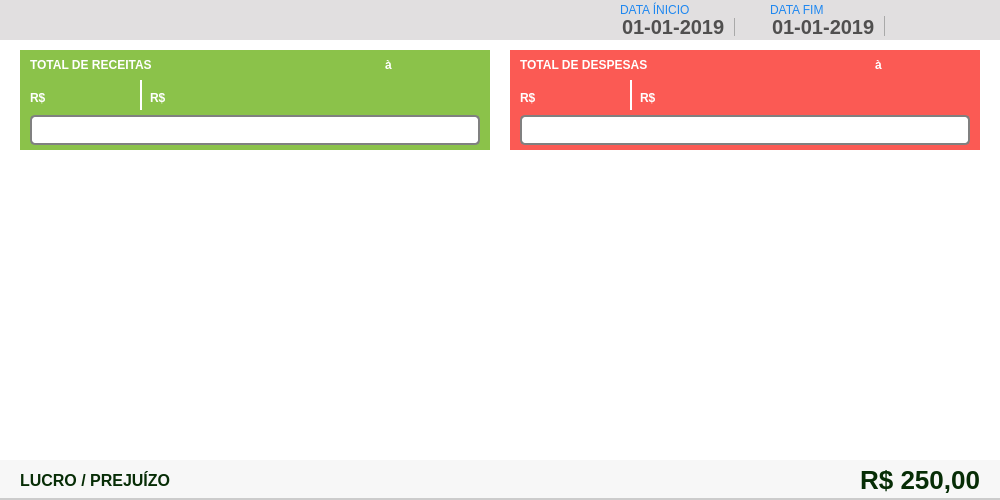
<?xml version="1.0" encoding="UTF-8"?>
<ui version="4.0">
 <class>ct_movimento</class>
 <widget class="QFrame" name="ct_movimento">
  <property name="geometry">
   <rect>
    <x>0</x>
    <y>0</y>
    <width>1000</width>
    <height>500</height>
   </rect>
  </property>
  <property name="windowTitle">
   <string>Frame</string>
  </property>
  <property name="styleSheet">
   <string notr="true">background: #FFF;
border: none</string>
  </property>
  <widget class="QFrame" name="fr_movimento">
   <property name="geometry">
    <rect>
     <x>0</x>
     <y>0</y>
     <width>1000</width>
     <height>500</height>
    </rect>
   </property>
   <property name="frameShape">
    <enum>QFrame::StyledPanel</enum>
   </property>
   <property name="frameShadow">
    <enum>QFrame::Raised</enum>
   </property>
   <widget class="QFrame" name="fr_TopoMenuMovimento">
    <property name="geometry">
     <rect>
      <x>0</x>
      <y>0</y>
      <width>1000</width>
      <height>40</height>
     </rect>
    </property>
    <property name="styleSheet">
     <string notr="true">background:#E1DFE0;
border: none;</string>
    </property>
    <widget class="QPushButton" name="bt_BuscaMovimento">
     <property name="geometry">
      <rect>
       <x>920</x>
       <y>5</y>
       <width>30</width>
       <height>30</height>
      </rect>
     </property>
     <property name="font">
      <font>
       <family>Arial</family>
      </font>
     </property>
     <property name="cursor">
      <cursorShape>PointingHandCursor</cursorShape>
     </property>
     <property name="focusPolicy">
      <enum>Qt::NoFocus</enum>
     </property>
     <property name="contextMenuPolicy">
      <enum>Qt::NoContextMenu</enum>
     </property>
     <property name="toolTip">
      <string>BUSCAR</string>
     </property>
     <property name="styleSheet">
      <string notr="true"/>
     </property>
     <property name="text">
      <string/>
     </property>
    </widget>
    <widget class="QPushButton" name="bt_PrintMovimento">
     <property name="geometry">
      <rect>
       <x>960</x>
       <y>5</y>
       <width>30</width>
       <height>30</height>
      </rect>
     </property>
     <property name="font">
      <font>
       <family>Arial</family>
      </font>
     </property>
     <property name="cursor">
      <cursorShape>PointingHandCursor</cursorShape>
     </property>
     <property name="focusPolicy">
      <enum>Qt::NoFocus</enum>
     </property>
     <property name="contextMenuPolicy">
      <enum>Qt::NoContextMenu</enum>
     </property>
     <property name="toolTip">
      <string>IMPRIMIR</string>
     </property>
     <property name="text">
      <string/>
     </property>
    </widget>
    <widget class="QDateEdit" name="dt_inicio">
     <property name="geometry">
      <rect>
       <x>620</x>
       <y>16</y>
       <width>140</width>
       <height>20</height>
      </rect>
     </property>
     <property name="styleSheet">
      <string notr="true">QDateEdit {
background: #E1DFE0;
border: none;
font-family: &quot;Arial&quot;;
font-size: 20px;
font-weight: bold;
color: rgb(80,79,79)
}
 QDateEdit::drop-down {
     subcontrol-origin: padding;
     subcontrol-position: top right;
     width: 25px;
     border-left-width: 1px;
     border-left-color: darkgray;
     border-left-style: solid; /* just a single line */
     border-top-right-radius: 3px; /* same radius as the QComboBox */
     border-bottom-right-radius: 3px;
 }
QDateEdit::down-arrow {
     image: url(down.png);
 }
QCalendarWidget QAbstractItemView:enabled 
  {
border: none;
  	font-size:13px;  
  	color: #000;  
  	background-color: #F1F1F1;  
  	selection-background-color: rgb(64, 64, 64); 
  	selection-color: rgb(0, 255, 0); 
  }
QCalendarWidget QToolButton {
	border: none;
  	color: #000
  }

 QCalendarWidget QMenu {
  	width: 150px;
  	left: 20px;
  	color: white;
  	font-size: 18px;
  	background-color: rgb(100, 100, 100);
  }
QCalendarWidget QWidget#qt_calendar_navigationbar
{ 
border: none;
}</string>
     </property>
     <property name="minimumDate">
      <date>
       <year>2019</year>
       <month>1</month>
       <day>1</day>
      </date>
     </property>
     <property name="currentSection">
      <enum>QDateTimeEdit::DaySection</enum>
     </property>
     <property name="displayFormat">
      <string>dd-MM-yyyy</string>
     </property>
     <property name="calendarPopup">
      <bool>true</bool>
     </property>
     <property name="timeSpec">
      <enum>Qt::TimeZone</enum>
     </property>
    </widget>
    <widget class="QLabel" name="lb_FormVenda_21">
     <property name="geometry">
      <rect>
       <x>620</x>
       <y>2</y>
       <width>120</width>
       <height>16</height>
      </rect>
     </property>
     <property name="styleSheet">
      <string notr="true">QLabel{
font-size: 12px;
font-family: &quot;Arial Unicode MS&quot;;

color:#1E87F0;
border: none;
}</string>
     </property>
     <property name="text">
      <string>DATA ÍNICIO</string>
     </property>
    </widget>
    <widget class="QLabel" name="lb_FormVenda_22">
     <property name="geometry">
      <rect>
       <x>770</x>
       <y>2</y>
       <width>120</width>
       <height>16</height>
      </rect>
     </property>
     <property name="styleSheet">
      <string notr="true">QLabel{
font-size: 12px;
font-family: &quot;Arial Unicode MS&quot;;

color:#1E87F0;
border: none;
}</string>
     </property>
     <property name="text">
      <string>DATA FIM</string>
     </property>
    </widget>
    <widget class="QDateEdit" name="dt_fim">
     <property name="geometry">
      <rect>
       <x>770</x>
       <y>16</y>
       <width>140</width>
       <height>20</height>
      </rect>
     </property>
     <property name="styleSheet">
      <string notr="true">QDateEdit {
background: #E1DFE0;
border: none;
font-family: &quot;Arial&quot;;
font-size: 20px;
font-weight: bold;
color: rgb(80,79,79)
}
 QDateEdit::drop-down {
     subcontrol-origin: padding;
     subcontrol-position: top right;
     width: 25px;
     border-left-width: 1px;
     border-left-color: darkgray;
     border-left-style: solid; /* just a single line */
     border-top-right-radius: 3px; /* same radius as the QComboBox */
     border-bottom-right-radius: 3px;
 }
QDateEdit::down-arrow {
     image: url(down.png);
 }
QCalendarWidget QAbstractItemView:enabled 
  {
border: none;
  	font-size:13px;  
  	color: #000;  
  	background-color: #F1F1F1;  
  	selection-background-color: rgb(64, 64, 64); 
  	selection-color: rgb(0, 255, 0); 
  }
QCalendarWidget QToolButton {
	border: none;
  	color: #000
  }

 QCalendarWidget QMenu {
  	width: 150px;
  	left: 20px;
  	color: white;
  	font-size: 18px;
  	background-color: rgb(100, 100, 100);
  }
QCalendarWidget QWidget#qt_calendar_navigationbar
{ 
border: none;
}</string>
     </property>
     <property name="buttonSymbols">
      <enum>QAbstractSpinBox::PlusMinus</enum>
     </property>
     <property name="minimumDate">
      <date>
       <year>2019</year>
       <month>1</month>
       <day>1</day>
      </date>
     </property>
     <property name="displayFormat">
      <string>dd-MM-yyyy</string>
     </property>
     <property name="calendarPopup">
      <bool>true</bool>
     </property>
    </widget>
   </widget>
   <widget class="QFrame" name="fr_Receita">
    <property name="geometry">
     <rect>
      <x>20</x>
      <y>50</y>
      <width>470</width>
      <height>100</height>
     </rect>
    </property>
    <property name="styleSheet">
     <string notr="true">QFrame {
background: rgba(139, 194, 74, 100%);
border: none;
}
</string>
    </property>
    <property name="frameShape">
     <enum>QFrame::StyledPanel</enum>
    </property>
    <property name="frameShadow">
     <enum>QFrame::Raised</enum>
    </property>
    <widget class="QProgressBar" name="pr_receita">
     <property name="geometry">
      <rect>
       <x>10</x>
       <y>65</y>
       <width>450</width>
       <height>30</height>
      </rect>
     </property>
     <property name="styleSheet">
      <string notr="true">QProgressBar {
     border: 2px solid grey;
     border-radius: 5px;
    text-align: center;
	font: 14px &quot;Tahoma&quot;;
	font-weight: bold;
	color: #000;
	background-color: #FFF

 }
 QProgressBar::chunk {
     background: rgb(122, 179, 46, 60%);
     width: 8px;
     margin: 0.5px;
	border-radius: 3px
 }</string>
     </property>
    </widget>
    <widget class="QLabel" name="lb_FormVenda_20">
     <property name="geometry">
      <rect>
       <x>10</x>
       <y>5</y>
       <width>150</width>
       <height>20</height>
      </rect>
     </property>
     <property name="layoutDirection">
      <enum>Qt::LeftToRight</enum>
     </property>
     <property name="styleSheet">
      <string notr="true">QLabel{
font-size: 12px;
font-family: &quot;Arial&quot;;
font-weight: bold;
color: #FFF;
border: none;
background: none
}</string>
     </property>
     <property name="text">
      <string>TOTAL DE RECEITAS</string>
     </property>
     <property name="alignment">
      <set>Qt::AlignLeading|Qt::AlignLeft|Qt::AlignVCenter</set>
     </property>
    </widget>
    <widget class="QLabel" name="label_3">
     <property name="geometry">
      <rect>
       <x>10</x>
       <y>35</y>
       <width>25</width>
       <height>20</height>
      </rect>
     </property>
     <property name="styleSheet">
      <string notr="true">background: none;
border-radius: 2px;
color: #000;
font: 18px &quot;Arial&quot; ;
font-weight: bold;
color: #FFF;
</string>
     </property>
     <property name="text">
      <string>R$</string>
     </property>
     <property name="alignment">
      <set>Qt::AlignBottom|Qt::AlignLeading|Qt::AlignLeft</set>
     </property>
    </widget>
    <widget class="QLabel" name="lb_entradaRecebido">
     <property name="geometry">
      <rect>
       <x>35</x>
       <y>30</y>
       <width>100</width>
       <height>25</height>
      </rect>
     </property>
     <property name="styleSheet">
      <string notr="true">background: none;
border-radius: 2px;
color: #000;
font: 25px &quot;Arial&quot; ;

color: #FFF;
</string>
     </property>
     <property name="text">
      <string/>
     </property>
    </widget>
    <widget class="QLabel" name="lb_entradaPendente">
     <property name="geometry">
      <rect>
       <x>155</x>
       <y>30</y>
       <width>100</width>
       <height>25</height>
      </rect>
     </property>
     <property name="styleSheet">
      <string notr="true">background: none;
border-radius: 2px;
color: #000;
font: 25px &quot;Arial&quot; ;

color: #FFF;
</string>
     </property>
     <property name="text">
      <string/>
     </property>
    </widget>
    <widget class="QLabel" name="label_8">
     <property name="geometry">
      <rect>
       <x>130</x>
       <y>35</y>
       <width>25</width>
       <height>20</height>
      </rect>
     </property>
     <property name="styleSheet">
      <string notr="true">background: none;
border-radius: 2px;
color: #000;
font: 18px &quot;Arial&quot; ;
font-weight: bold;
color: #FFF;
</string>
     </property>
     <property name="text">
      <string>R$</string>
     </property>
     <property name="alignment">
      <set>Qt::AlignBottom|Qt::AlignLeading|Qt::AlignLeft</set>
     </property>
    </widget>
    <widget class="Line" name="line">
     <property name="geometry">
      <rect>
       <x>120</x>
       <y>30</y>
       <width>2</width>
       <height>30</height>
      </rect>
     </property>
     <property name="styleSheet">
      <string notr="true">background: #FFF</string>
     </property>
     <property name="orientation">
      <enum>Qt::Vertical</enum>
     </property>
    </widget>
    <widget class="QLabel" name="lb_inicioMovimento">
     <property name="geometry">
      <rect>
       <x>280</x>
       <y>5</y>
       <width>80</width>
       <height>20</height>
      </rect>
     </property>
     <property name="styleSheet">
      <string notr="true">QLabel{
font-size: 15px;
font-family: &quot;Arial&quot;;
font-weight: bold;
color: #FFF;
border: none;
background: none
}</string>
     </property>
     <property name="text">
      <string/>
     </property>
    </widget>
    <widget class="QLabel" name="label_2">
     <property name="geometry">
      <rect>
       <x>365</x>
       <y>5</y>
       <width>10</width>
       <height>20</height>
      </rect>
     </property>
     <property name="styleSheet">
      <string notr="true">QLabel{
font-size: 12px;
font-family: &quot;Arial&quot;;
font-weight: bold;
color: #FFF;
border: none;
background: none
}</string>
     </property>
     <property name="text">
      <string>à</string>
     </property>
    </widget>
    <widget class="QLabel" name="lb_fimMovimento">
     <property name="geometry">
      <rect>
       <x>380</x>
       <y>5</y>
       <width>80</width>
       <height>20</height>
      </rect>
     </property>
     <property name="styleSheet">
      <string notr="true">QLabel{
font-size: 15px;
font-family: &quot;Arial&quot;;
font-weight: bold;
color: #FFF;
border: none;
background: none
}</string>
     </property>
     <property name="text">
      <string/>
     </property>
    </widget>
   </widget>
   <widget class="QFrame" name="fr_Despesa">
    <property name="geometry">
     <rect>
      <x>510</x>
      <y>50</y>
      <width>470</width>
      <height>100</height>
     </rect>
    </property>
    <property name="styleSheet">
     <string notr="true">QFrame {
background: rgba(251, 90, 84, 100%);
border: none;


}</string>
    </property>
    <property name="frameShape">
     <enum>QFrame::StyledPanel</enum>
    </property>
    <property name="frameShadow">
     <enum>QFrame::Raised</enum>
    </property>
    <widget class="QLabel" name="lb_FormVenda_24">
     <property name="geometry">
      <rect>
       <x>10</x>
       <y>5</y>
       <width>150</width>
       <height>20</height>
      </rect>
     </property>
     <property name="layoutDirection">
      <enum>Qt::LeftToRight</enum>
     </property>
     <property name="styleSheet">
      <string notr="true">QLabel{
font-size: 12px;
font-family: &quot;Arial&quot;;
font-weight: bold;
color: #FFF;
border: none;
background: none
}</string>
     </property>
     <property name="text">
      <string>TOTAL DE DESPESAS</string>
     </property>
     <property name="alignment">
      <set>Qt::AlignLeading|Qt::AlignLeft|Qt::AlignVCenter</set>
     </property>
    </widget>
    <widget class="QLabel" name="label_6">
     <property name="geometry">
      <rect>
       <x>10</x>
       <y>35</y>
       <width>25</width>
       <height>20</height>
      </rect>
     </property>
     <property name="styleSheet">
      <string notr="true">background: none;
border-radius: 2px;
color: #000;
font: 18px &quot;Arial&quot; ;
font-weight: bold;
color: #FFF;
</string>
     </property>
     <property name="text">
      <string>R$</string>
     </property>
     <property name="alignment">
      <set>Qt::AlignBottom|Qt::AlignLeading|Qt::AlignLeft</set>
     </property>
    </widget>
    <widget class="QLabel" name="lb_despesaPaga">
     <property name="geometry">
      <rect>
       <x>35</x>
       <y>30</y>
       <width>100</width>
       <height>25</height>
      </rect>
     </property>
     <property name="styleSheet">
      <string notr="true">background: none;
border-radius: 2px;
color: #000;
font: 25px &quot;Arial&quot; ;

color: #FFF;
</string>
     </property>
     <property name="text">
      <string/>
     </property>
    </widget>
    <widget class="Line" name="line_3">
     <property name="geometry">
      <rect>
       <x>120</x>
       <y>30</y>
       <width>2</width>
       <height>30</height>
      </rect>
     </property>
     <property name="styleSheet">
      <string notr="true">background: #FFF</string>
     </property>
     <property name="orientation">
      <enum>Qt::Vertical</enum>
     </property>
    </widget>
    <widget class="QLabel" name="lb_despesaAPagar">
     <property name="geometry">
      <rect>
       <x>155</x>
       <y>30</y>
       <width>100</width>
       <height>25</height>
      </rect>
     </property>
     <property name="styleSheet">
      <string notr="true">background: none;
border-radius: 2px;
color: #000;
font: 25px &quot;Arial&quot; ;

color: #FFF;
</string>
     </property>
     <property name="text">
      <string/>
     </property>
    </widget>
    <widget class="QLabel" name="label_10">
     <property name="geometry">
      <rect>
       <x>130</x>
       <y>35</y>
       <width>25</width>
       <height>20</height>
      </rect>
     </property>
     <property name="styleSheet">
      <string notr="true">background: none;
border-radius: 2px;
color: #000;
font: 18px &quot;Arial&quot; ;
font-weight: bold;
color: #FFF;
</string>
     </property>
     <property name="text">
      <string>R$</string>
     </property>
     <property name="alignment">
      <set>Qt::AlignBottom|Qt::AlignLeading|Qt::AlignLeft</set>
     </property>
    </widget>
    <widget class="QLabel" name="lb_fimDespesa">
     <property name="geometry">
      <rect>
       <x>380</x>
       <y>5</y>
       <width>80</width>
       <height>20</height>
      </rect>
     </property>
     <property name="styleSheet">
      <string notr="true">QLabel{
font-size: 15px;
font-family: &quot;Arial&quot;;
font-weight: bold;
color: #FFF;
border: none;
background: none
}</string>
     </property>
     <property name="text">
      <string/>
     </property>
    </widget>
    <widget class="QLabel" name="label_12">
     <property name="geometry">
      <rect>
       <x>365</x>
       <y>5</y>
       <width>10</width>
       <height>20</height>
      </rect>
     </property>
     <property name="styleSheet">
      <string notr="true">QLabel{
font-size: 12px;
font-family: &quot;Arial&quot;;
font-weight: bold;
color: #FFF;
border: none;
background: none
}</string>
     </property>
     <property name="text">
      <string>à</string>
     </property>
    </widget>
    <widget class="QLabel" name="lb_inicioDespesa">
     <property name="geometry">
      <rect>
       <x>280</x>
       <y>5</y>
       <width>80</width>
       <height>20</height>
      </rect>
     </property>
     <property name="styleSheet">
      <string notr="true">QLabel{
font-size: 15px;
font-family: &quot;Arial&quot;;
font-weight: bold;
color: #FFF;
border: none;
background: none
}</string>
     </property>
     <property name="text">
      <string/>
     </property>
    </widget>
    <widget class="QProgressBar" name="pr_despesa">
     <property name="geometry">
      <rect>
       <x>10</x>
       <y>65</y>
       <width>450</width>
       <height>30</height>
      </rect>
     </property>
     <property name="styleSheet">
      <string notr="true">QProgressBar {
     border: 2px solid grey;
     border-radius: 5px;
    text-align: center;
	font: 14px &quot;Tahoma&quot;;
	font-weight: bold;
	color: #000;
	background: #FFF 

 }
 QProgressBar::chunk {
     background: rgb(251, 90, 84, 60%);
     width: 8px;
     margin: 0.5px;
	border-radius: 3px
 }</string>
     </property>
    </widget>
   </widget>
   <widget class="QTableWidget" name="tb_receita">
    <property name="geometry">
     <rect>
      <x>20</x>
      <y>200</y>
      <width>470</width>
      <height>200</height>
     </rect>
    </property>
    <property name="styleSheet">
     <string notr="true">QTableView{
color: #797979;
font-weight: bold;
font-size: 13px;
background: #FFF;
padding: 0 0 0 5px;
}
</string>
    </property>
    <property name="verticalScrollBarPolicy">
     <enum>Qt::ScrollBarAlwaysOff</enum>
    </property>
    <property name="horizontalScrollBarPolicy">
     <enum>Qt::ScrollBarAlwaysOff</enum>
    </property>
    <property name="editTriggers">
     <set>QAbstractItemView::NoEditTriggers</set>
    </property>
    <property name="tabKeyNavigation">
     <bool>false</bool>
    </property>
    <property name="showDropIndicator" stdset="0">
     <bool>false</bool>
    </property>
    <property name="dragDropOverwriteMode">
     <bool>false</bool>
    </property>
    <property name="alternatingRowColors">
     <bool>true</bool>
    </property>
    <property name="selectionMode">
     <enum>QAbstractItemView::NoSelection</enum>
    </property>
    <property name="showGrid">
     <bool>false</bool>
    </property>
    <property name="rowCount">
     <number>0</number>
    </property>
    <attribute name="horizontalHeaderVisible">
     <bool>false</bool>
    </attribute>
    <attribute name="horizontalHeaderDefaultSectionSize">
     <number>200</number>
    </attribute>
    <attribute name="horizontalHeaderStretchLastSection">
     <bool>true</bool>
    </attribute>
    <attribute name="verticalHeaderVisible">
     <bool>false</bool>
    </attribute>
    <attribute name="verticalHeaderDefaultSectionSize">
     <number>25</number>
    </attribute>
    <column>
     <property name="text">
      <string>New Column</string>
     </property>
    </column>
    <column>
     <property name="text">
      <string>New Column</string>
     </property>
    </column>
   </widget>
   <widget class="QTableWidget" name="tb_despesa">
    <property name="geometry">
     <rect>
      <x>510</x>
      <y>200</y>
      <width>470</width>
      <height>200</height>
     </rect>
    </property>
    <property name="styleSheet">
     <string notr="true">QTableView{
color: #797979;
font-weight: bold;
font-size: 13px;
background: #FFF;
padding: 0 0 0 5px;
}
</string>
    </property>
    <property name="verticalScrollBarPolicy">
     <enum>Qt::ScrollBarAlwaysOff</enum>
    </property>
    <property name="horizontalScrollBarPolicy">
     <enum>Qt::ScrollBarAlwaysOff</enum>
    </property>
    <property name="editTriggers">
     <set>QAbstractItemView::NoEditTriggers</set>
    </property>
    <property name="tabKeyNavigation">
     <bool>false</bool>
    </property>
    <property name="showDropIndicator" stdset="0">
     <bool>false</bool>
    </property>
    <property name="dragDropOverwriteMode">
     <bool>false</bool>
    </property>
    <property name="alternatingRowColors">
     <bool>true</bool>
    </property>
    <property name="selectionMode">
     <enum>QAbstractItemView::NoSelection</enum>
    </property>
    <property name="showGrid">
     <bool>false</bool>
    </property>
    <property name="rowCount">
     <number>1</number>
    </property>
    <attribute name="horizontalHeaderVisible">
     <bool>false</bool>
    </attribute>
    <attribute name="horizontalHeaderDefaultSectionSize">
     <number>200</number>
    </attribute>
    <attribute name="horizontalHeaderStretchLastSection">
     <bool>true</bool>
    </attribute>
    <attribute name="verticalHeaderVisible">
     <bool>false</bool>
    </attribute>
    <attribute name="verticalHeaderDefaultSectionSize">
     <number>25</number>
    </attribute>
    <row/>
    <column>
     <property name="text">
      <string>New Column</string>
     </property>
    </column>
    <column>
     <property name="text">
      <string>New Column</string>
     </property>
    </column>
   </widget>
   <widget class="QFrame" name="frameTotalmov">
    <property name="geometry">
     <rect>
      <x>0</x>
      <y>460</y>
      <width>1000</width>
      <height>40</height>
     </rect>
    </property>
    <property name="styleSheet">
     <string notr="true">border-bottom: 2px solid #CCC;
background: #F7F7F7</string>
    </property>
    <property name="frameShape">
     <enum>QFrame::StyledPanel</enum>
    </property>
    <property name="frameShadow">
     <enum>QFrame::Raised</enum>
    </property>
    <widget class="QLabel" name="label">
     <property name="geometry">
      <rect>
       <x>20</x>
       <y>10</y>
       <width>200</width>
       <height>20</height>
      </rect>
     </property>
     <property name="styleSheet">
      <string notr="true">QLabel{
font-size: 16px;
font-family: &quot;Arial&quot;;
font-weight: bold;
color: #072D06;
border: none;
background: none
}</string>
     </property>
     <property name="text">
      <string>LUCRO / PREJUÍZO</string>
     </property>
    </widget>
    <widget class="QLabel" name="lb_totalMovimento">
     <property name="geometry">
      <rect>
       <x>830</x>
       <y>5</y>
       <width>150</width>
       <height>30</height>
      </rect>
     </property>
     <property name="styleSheet">
      <string notr="true">QLabel{
font-size: 26px;
font-family: &quot;Arial&quot;;
font-weight: bold;
color: #072D06;
border: none;
background: none
}</string>
     </property>
     <property name="text">
      <string>R$ 250,00</string>
     </property>
     <property name="alignment">
      <set>Qt::AlignRight|Qt::AlignTrailing|Qt::AlignVCenter</set>
     </property>
    </widget>
   </widget>
  </widget>
 </widget>
 <resources/>
 <connections/>
</ui>
